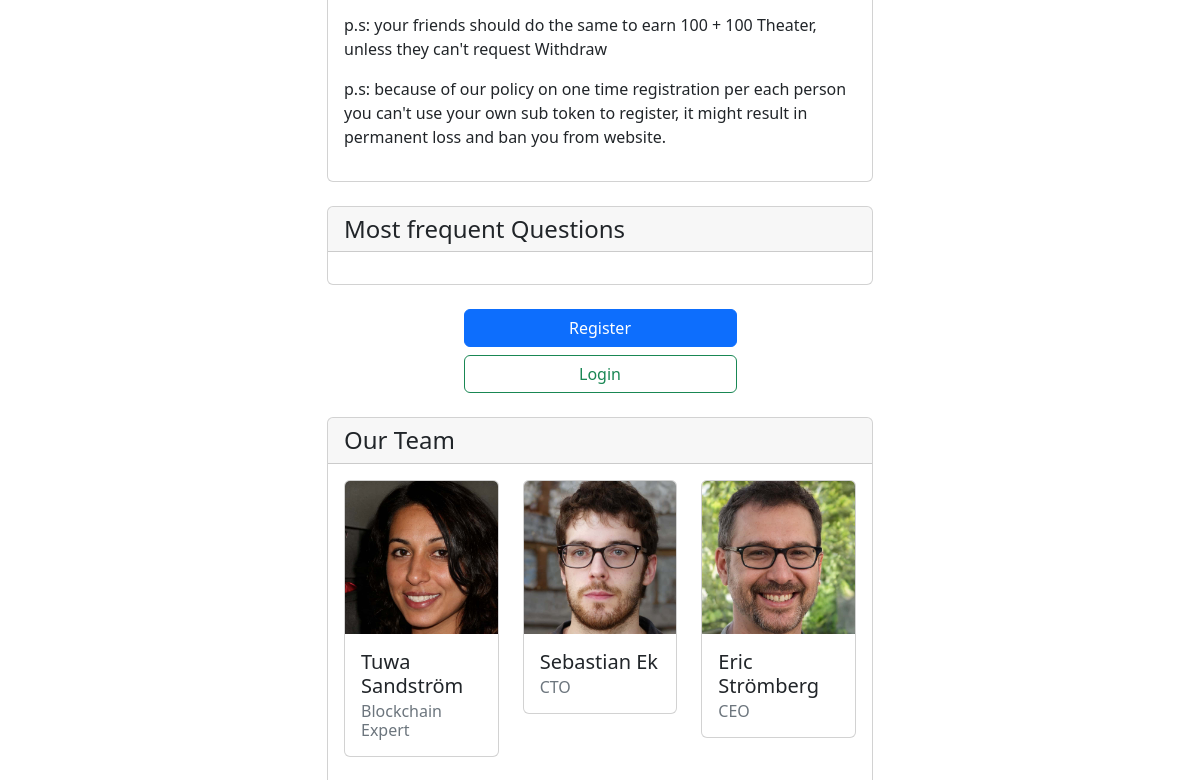
The app's page /manifesto (middle part), older data.
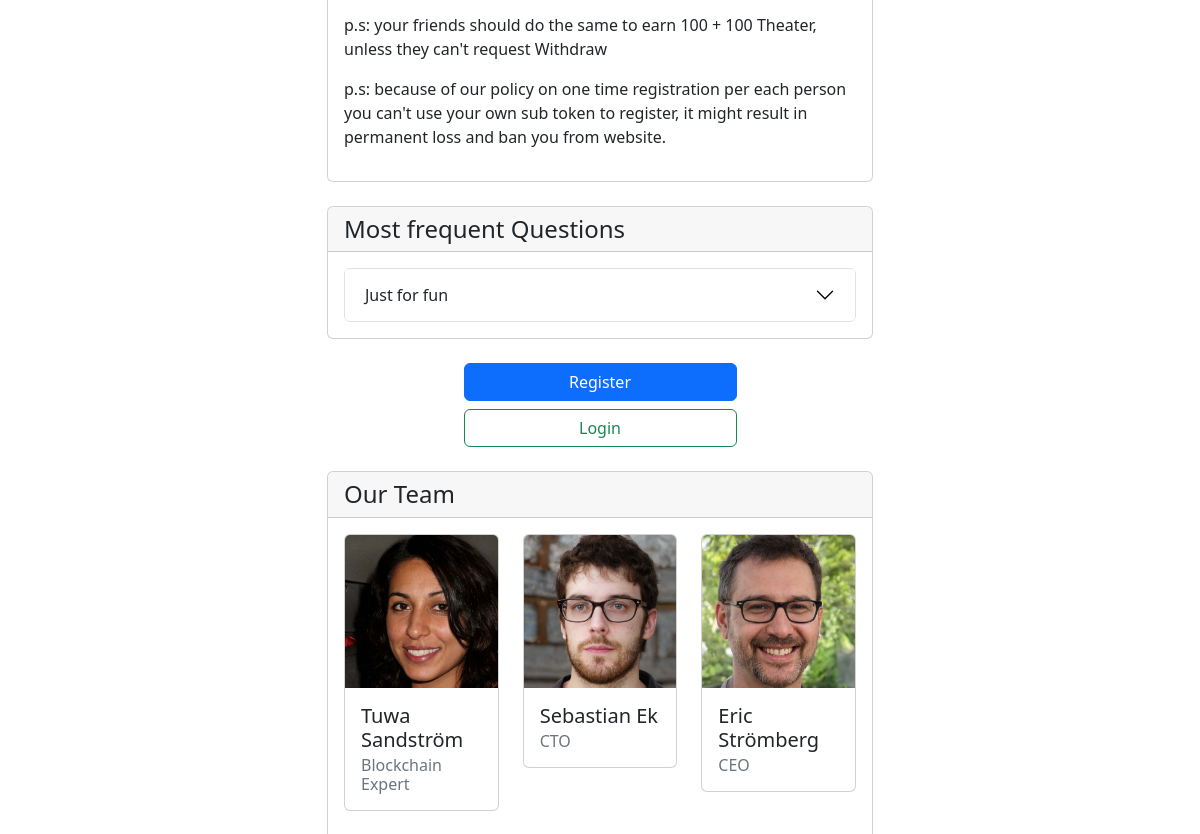
The same page, newer data.
### core/models.py (models this page shows, shortened)
class Qa(models.Model):
    question = models.CharField(max_length=256, blank=False, null=False)
    answer = HTMLField()
    publish = models.BooleanField(default=True)
    created = models.DateTimeField(verbose_name="Create", auto_now_add=True, null=True)
    edited = models.DateTimeField(verbose_name="Edit", auto_now=True, null=True)
    class Meta:
        verbose_name = 'Question & Answer'
        verbose_name_plural = 'Questions & Answers'

### core/views.py (the view)
# urls.py: path('manifesto', manifest, name='manifest'),
def manifest(request):
    qas = Qa.objects.all()
    context = {
        'qas': qas,
    }
    return render(request, 'manifest.html', context)

### templates/manifest.html (shortened to what this page needs)
{% load static %}
<!DOCTYPE html>
<html lang="en">
<head>
    <link rel="stylesheet" href="{% static 'css/bootstrap.css' %}">
    <link rel="stylesheet" href="{% static 'css/custom.css' %}">
</head>
<body>
<div class="container">
    <div class="row">
        <div class="col-sm"></div>
        <div class="col-md-12 col-xl-6">
            {% if request.user.is_authenticated %}
                {% include 'shared/navbar.html' %}
            {% else %}
                {% include 'shared/tabs.html' %}
            {% endif %}
            <br>
            <br>
            <div class="card">
                <div class="card-body">
                    <p>p.s: your friends should do the same to earn 100 + 100 Theater, unless they can't request
                        Withdraw</p>
                    <p>p.s: because of our policy on one time registration per each person you can't use your own sub
                        token to register, it might result in permanent loss and ban you from website.</p>
                </div>
            </div>
            <br>
            <div class="card">
                <h4 class="card-header">Most frequent Questions</h4>
                <div class="card-body">
                    <div class="accordion" id="accordionExample">
                        {% for qa in qas %}
                            {% if qa.publish %}
                                <div class="accordion-item">
                                    <h2 class="accordion-header" id="heading{{ qa.id }}">
                                        <button class="accordion-button collapsed" type="button"
                                                data-bs-toggle="collapse"
                                                data-bs-target="#collapse{{ qa.id }}" aria-expanded="true"
                                                aria-controls="collapse{{ qa.id }}">
                                            {{ qa.question }}
                                        </button>
                                    </h2>
                                </div>
                            {% endif %}
                        {% endfor %}
                    </div>
                </div>
            </div>
            <br>
            {% if request.user.is_superuser %}
                <div class="d-grid gap-2 col-6 mx-auto">
                    <a href="/thisispanelarea" class="btn btn-success" type="button">Admin</a>
                </div>
            {% elif not request.user.is_authenticated %}
                <div class="d-grid gap-2 col-6 mx-auto">
                    <a href="{% url 'users:signup' %}" class="btn btn-primary" type="button">Register</a>
                    <a href="{% url 'users:login' %}" class="btn btn-outline-success" type="button">Login</a>
                </div>
            {% else %}
                <div class="d-grid gap-2 col-6 mx-auto">
                    <a href="{% url 'home' %}" class="btn btn-primary" type="button">Home</a>
                    <a href="{% url 'financial:deposit' %}" class="btn btn-outline-success" type="button">Deposit</a>
                </div>
            {% endif %}
            <br>
            <div class="card">
                <h4 class="card-header">Our Team</h4>
                <div class="card-body">
                    <div class="row">
                        <div class="col">
                            <div class="card">
                                <img src="{% static 'media/1.jpeg' %}" class="card-img-top" alt="...">
                                <div class="card-body">
                                    <h5 class="card-title">Tuwa Sandström</h5>
                                    <h6 class="card-subtitle text-muted">Blockchain Expert</h6>
                                </div>
                            </div>
                        </div>
                        <div class="col">
                            <div class="card">
                                <img src="{% static 'media/2.jpeg' %}" class="card-img-top" alt="...">
                                <div class="card-body">
                                    <h5 class="card-title">Sebastian Ek</h5>
                                    <h6 class="card-subtitle text-muted">CTO</h6>
                                </div>
                            </div>
                        </div>
                        <div class="col">
                            <div class="card">
                                <img src="{% static 'media/3.jpeg' %}" class="card-img-top" alt="...">
                                <div class="card-body">
                                    <h5 class="card-title">Eric Strömberg</h5>
                                    <h6 class="card-subtitle text-muted">CEO</h6>
                                </div>
                            </div>
                        </div>
                    </div>
                    <br>
                    <br>
                </div>
            </div>
            <br>
            <br>
        </div>
        <div class="col-sm"></div>
    </div>
</div>
</body>
</html>

### templates/shared/tabs.html (shortened to what this page needs)
<br>

### static/css/custom.css (style rules this page uses)
a { text-decoration: none; }

Row changes from the older to the newer data that the page shows:
added Qa: question "Just for fun"
